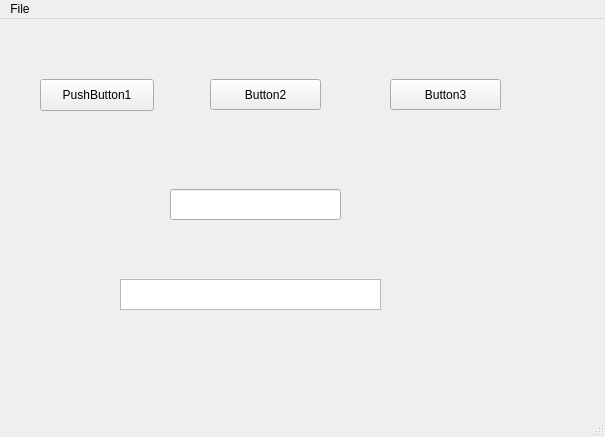
<?xml version="1.0" encoding="UTF-8"?>
<ui version="4.0">
 <class>MainWindow</class>
 <widget class="QMainWindow" name="MainWindow">
  <property name="geometry">
   <rect>
    <x>0</x>
    <y>0</y>
    <width>605</width>
    <height>437</height>
   </rect>
  </property>
  <property name="windowTitle">
   <string>MainWindow</string>
  </property>
  <widget class="QWidget" name="centralWidget">
   <widget class="QPushButton" name="pushButton">
    <property name="geometry">
     <rect>
      <x>40</x>
      <y>60</y>
      <width>114</width>
      <height>32</height>
     </rect>
    </property>
    <property name="text">
     <string>PushButton1</string>
    </property>
   </widget>
   <widget class="QPushButton" name="Button2">
    <property name="geometry">
     <rect>
      <x>210</x>
      <y>60</y>
      <width>111</width>
      <height>31</height>
     </rect>
    </property>
    <property name="text">
     <string>Button2</string>
    </property>
   </widget>
   <widget class="QPushButton" name="Button3">
    <property name="geometry">
     <rect>
      <x>390</x>
      <y>60</y>
      <width>111</width>
      <height>31</height>
     </rect>
    </property>
    <property name="text">
     <string>Button3</string>
    </property>
   </widget>
   <widget class="QLineEdit" name="lineEdit">
    <property name="geometry">
     <rect>
      <x>170</x>
      <y>170</y>
      <width>171</width>
      <height>31</height>
     </rect>
    </property>
   </widget>
   <widget class="QTextEdit" name="textEdit">
    <property name="geometry">
     <rect>
      <x>120</x>
      <y>260</y>
      <width>261</width>
      <height>31</height>
     </rect>
    </property>
   </widget>
  </widget>
  <widget class="QStatusBar" name="statusBar"/>
  <widget class="QMenuBar" name="menuBar">
   <property name="geometry">
    <rect>
     <x>0</x>
     <y>0</y>
     <width>605</width>
     <height>21</height>
    </rect>
   </property>
   <widget class="QMenu" name="menuFile">
    <property name="title">
     <string>File</string>
    </property>
    <addaction name="actionQuit"/>
   </widget>
   <addaction name="menuFile"/>
  </widget>
  <action name="actionQuit">
   <property name="text">
    <string>Quit</string>
   </property>
  </action>
 </widget>
 <layoutdefault spacing="6" margin="11"/>
 <resources/>
 <connections>
  <connection>
   <sender>actionQuit</sender>
   <signal>triggered()</signal>
   <receiver>MainWindow</receiver>
   <slot>close()</slot>
   <hints>
    <hint type="sourcelabel">
     <x>-1</x>
     <y>-1</y>
    </hint>
    <hint type="destinationlabel">
     <x>302</x>
     <y>218</y>
    </hint>
   </hints>
  </connection>
 </connections>
 <slots>
  <slot>checkbox_on()</slot>
  <slot>checkbox_off()</slot>
  <slot>whatever()</slot>
 </slots>
</ui>
